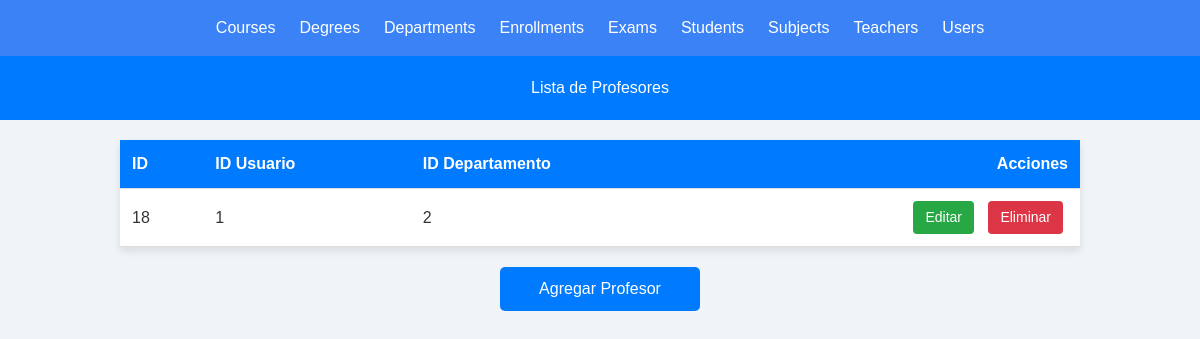
The page /teachers on the database its author committed.
### tables this page shows
CREATE TABLE `teachers` (
  `id` int(11) NOT NULL AUTO_INCREMENT,
  `user_id` int(11) NOT NULL,
  `department_id` int(11) DEFAULT NULL,
  PRIMARY KEY (`id`)
);

### src/School/Services/DataService.php (called while the page is built, shortened)
<?php
class DataService {
    public function getDataByTable(string $keyword) {
        try {
            $db = DatabaseConnection::getConnection();
            $db->exec("USE School");
            $query = $db->query("SELECT * FROM " . $keyword . ";");
            $infos = $query->fetchAll(\PDO::FETCH_ASSOC);
                include VIEWS . '/predefinidos/header.view.php';
                include VIEWS . '/' . $keyword . '.view.php';
        } catch (\PDOException $e) {
            echo "Error al ejecutar la consulta: " . $e->getMessage();
            return [];
        }
    }
}

### src/Controllers/HomeController.php (called while the page is built, shortened)
<?php
class HomeController {
    private $dataService;
    public function __construct() {
        $this->dataService = new DataService();
    }
    public function teachers(){
        $keyword = "teachers";
        $data = $this->dataService->getDataByTable($keyword);
    }
}

### src/Infrastructure/Routing/Router.php (called while the page is built, shortened)
<?php
    class Router{
        private RouteCollection $routesColection;
        public function __construct(RouteCollection $routesColection){
            $this->routesColection=$routesColection;
        }
        function dispatch(Request $request){
           $routes=$this->routesColection->getRoutes();
           foreach($routes as $route){
               if($route['method']===strtoupper($request->getMethod())
               && $this->matchUri($route['path'],$request->getUri(), $params)){
                    [$ControllerClass,$action]=$route['handler'];
                    $controller=new $ControllerClass();
                    $result=call_user_func_array([$controller,$action],$params);
                }
        }
        return new Response(['error'=>'Ruta no encontrada'], 404);
    }
    private function matchUri(string $route, string $uri, &$params){
        $pattern=preg_replace('#\{(\w+)\}#','(?P<\1>[^/]+)',$route);
        $pattern="#^".$pattern."$#";
        if(preg_match($pattern,$uri,$matches)){
            return true;
        }
        return false;
    }
}

### index.php (called while the page is built, shortened)
<?php
    require (__DIR__.'/bootstrap.php');
    $router->dispatch(new Request());

### src/views/teachers.view.php (the view, shortened to what this page needs)
<!DOCTYPE html>
<html lang="es">
<head>
</head>
<body>
    <header>
        <h1>Lista de Profesores</h1>
    </header>
    <table>
        <thead>
            <tr>
                <th>ID</th>
                <th>ID Usuario</th>
                <th>ID Departamento</th>
                <th style="text-align: right;">Acciones</th>
            </tr>
        </thead>
        <tbody>
            <?php if (!empty($infos)): ?>
                <?php foreach ($infos as $info): ?>
                    <tr>
                        <td><?php echo htmlspecialchars($info['id']); ?></td>
                        <td><?php echo htmlspecialchars($info['user_id']); ?></td>
                        <td><?php echo htmlspecialchars($info['department_id']); ?></td>
                        <td class="action-btns">
                            <a href="editar_teacher.php?id=<?php echo $info['id']; ?>" class="action-btn edit-btn">Editar</a>
                            <a href="eliminar_teacher.php?id=<?php echo $info['id']; ?>" class="action-btn delete-btn">Eliminar</a>
                        </td>
                    </tr>
                <?php endforeach; ?>
            <?php else: ?>
                <tr>
                    <td colspan="4" style="text-align: center;">No hay profesores disponibles</td>
                </tr>
            <?php endif; ?>
        </tbody>
    </table>
    <a href="add-teachers" class="btn">Agregar Profesor</a>
</body>
</html>

### src/views/teachers.view.php (style rules this page uses)
body { font-family: Arial, sans-serif; background-color: #f0f4f8; color: #333; margin: 0; padding: 0; }
header { background-color: #007bff; color: #fff; padding: 20px; text-align: center; }
header h1 { margin: 0; }
table { width: 80%; margin: 20px auto; border-collapse: collapse; background-color: #ffffff; box-shadow: 0 4px 8px rgba(0, 0, 0, 0.1); }
th, td { padding: 12px; text-align: left; border-bottom: 1px solid #ddd; }
th { background-color: #007bff; color: #fff; }
.btn { display: block; padding: 10px 20px; background-color: #007bff; color: #fff; text-decoration: none; border-radius: 5px; margin: 20px auto; text-align: center; width: 200px; transition: background-color 0.3s; }
.action-btns { text-align: right; }
.action-btn { display: inline-block; padding: 6px 12px; margin: 0 5px; border-radius: 4px; text-decoration: none; text-align: center; font-size: 14px; }
.edit-btn { background-color: #28a745; color: white; }
.delete-btn { background-color: #dc3545; color: white; }
th:last-child { text-align: right; }

### rows shown on the page
teachers: id "18", user "1", department "2"

### other values the page prints
$table "Courses"
$table "Degrees"
$table "Departments"
$table "Enrollments"
$table "Exams"
$table "Students"
$table "Subjects"
$table "Teachers"
$table "Users"
